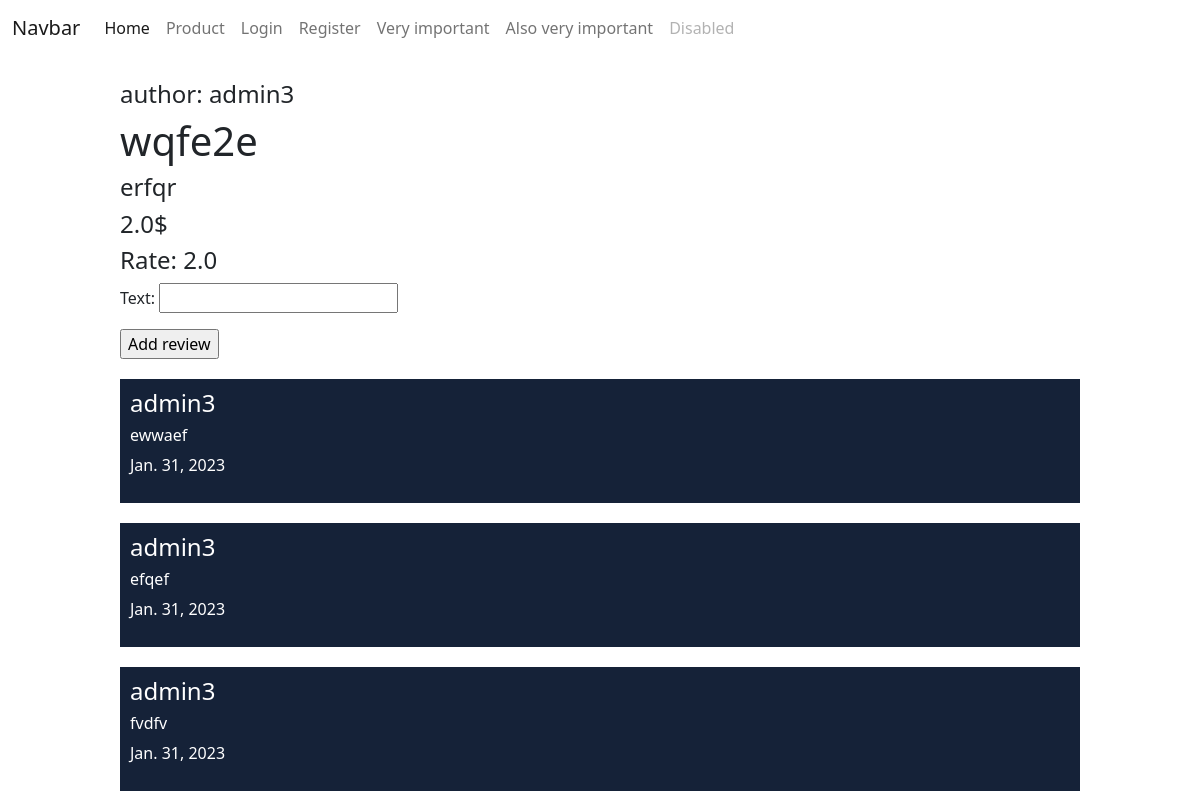
The page /products/1/ on the database its author committed.
### product/models.py (models this page shows)
class Product(models.Model):
    author = models.ForeignKey(User, on_delete=models.CASCADE, null=True)
    image = models.ImageField(blank=True, null=True)
    name = models.CharField(max_length=150)
    description = models.CharField(max_length=250)
    price = models.FloatField()
    rate = models.FloatField(default=0.0)

class Review(models.Model):
    author = models.ForeignKey(User, on_delete=models.CASCADE, null=True)
    text = models.TextField()
    create_date = models.DateField(auto_now_add=True)
    product = models.ForeignKey(Product, on_delete=models.CASCADE)

### product/views.py (the view, shortened to what this page needs)
# urls.py: path('products/<int:id>/', product_detail_view),
def product_detail_view(request, id):
    if request.method == 'GET':
        product_obj = Product.objects.get(id=id)
        reviews = Review.objects.filter(product=product_obj)
        context = {
            'products': product_obj,
            'reviews': reviews,
            'forms': ReviewCreateForm
        }
        return render(request, 'products/detail.html', context=context)

### templates/products/detail.html (shortened to what this page needs)
{% extends 'layouts/index.html' %}
{% block content %}
    <div class="product">
        <h4>author: {{ products.author }}</h4>
        <h1>{{ products.name }}</h1>
        <h4>{{ products.description }}</h4>
        <h4>{{ products.price }}$</h4>
        <h4>Rate: {{ products.rate }}</h4>
        <div class="create_review">
            <form action="/products/{{ products.id }}/" method="post">
                {{ forms.as_p }}
                <input type="submit" value="Add review">
            </form>
        </div>
        <div class="reviews">
            {% for review in reviews %}
                <div class="review">
                    <h4>{{ review.author }}</h4>
                    <h6>{{ review.text }}</h6>
                    <p>{{ review.create_date }}</p>
                </div>
            {% endfor %}
        </div>
    </div>
{% endblock %}

### templates/products/detail.html (style rules this page uses)
.product { width: 80%; margin-left: 10%; }
.reviews { margin-top: 20px; }
.review { background: #152238; color: #ffffff; padding: 10px; margin-top: 20px; }

### rows shown on the page
Product: author "admin3", name "wqfe2e", description "erfqr", price "2.0", rate "2.0"
Review: author "admin3", text "ewwaef", create_date "Jan. 31, 2023"
Review: author "admin3", text "efqef", create_date "Jan. 31, 2023"
Review: author "admin3", text "fvdfv", create_date "Jan. 31, 2023"
